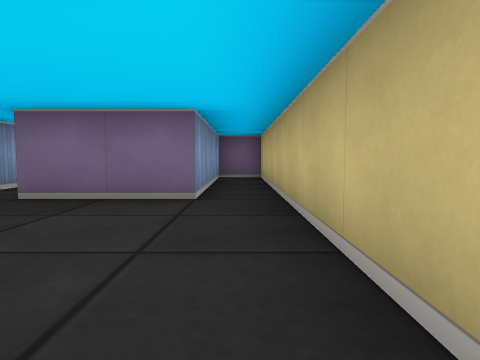
View 1 (above)

20 first-person views from a walk through a cub3D maze. The camera is about half as high as the walls, tilts 4° down and sees 75° across. The floor is counted in squares. Each view is taken from the middle of a square. On the plan, view 1 faces up. The plan holds only what a view shows up to about 9 squares ahead; the rest is blank.

View 2
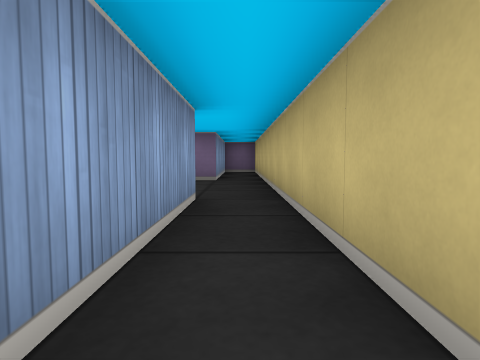

View 3
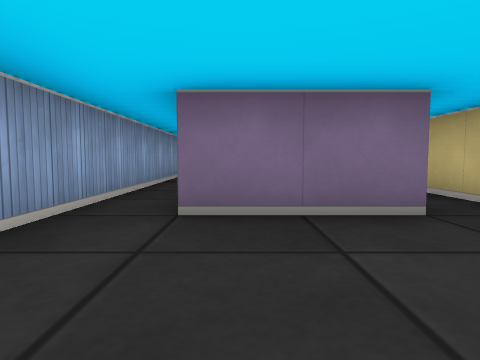

View 4
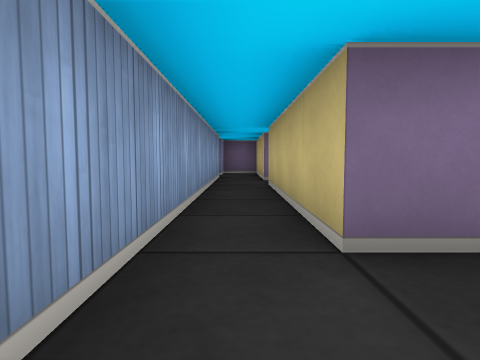

View 5
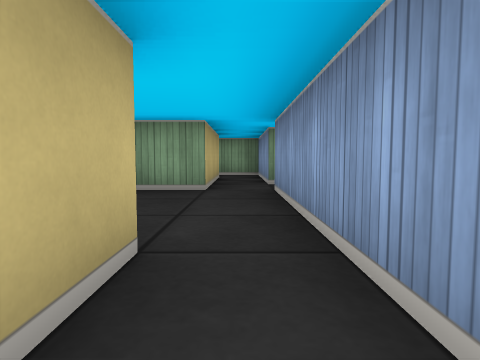

View 6
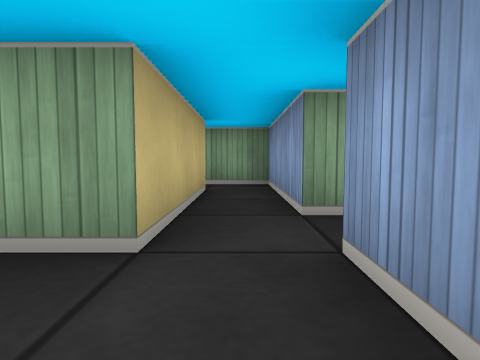

View 7
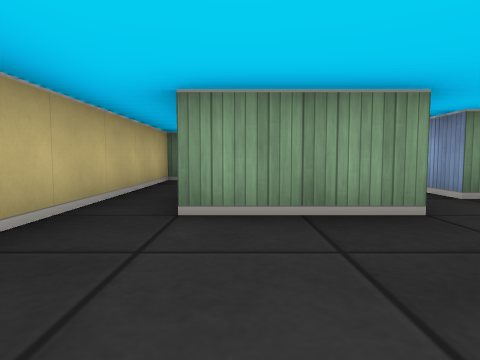

View 8
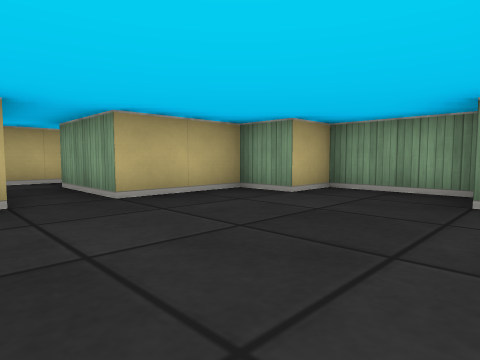

View 9
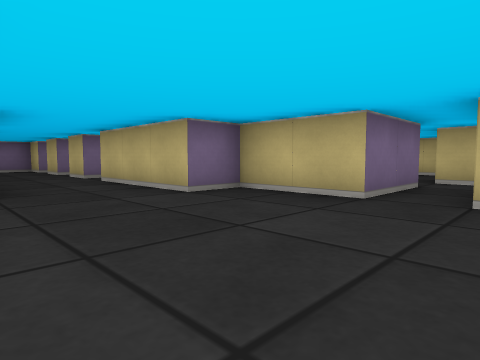

View 10
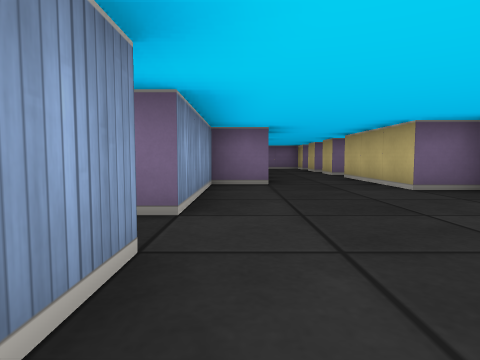

View 11
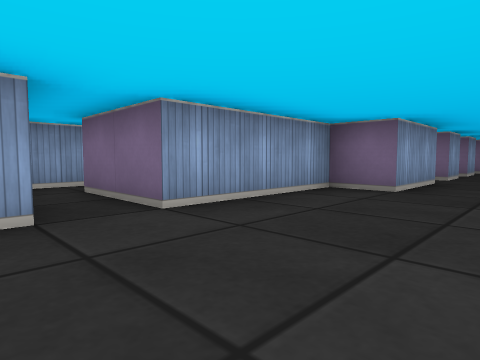

View 12
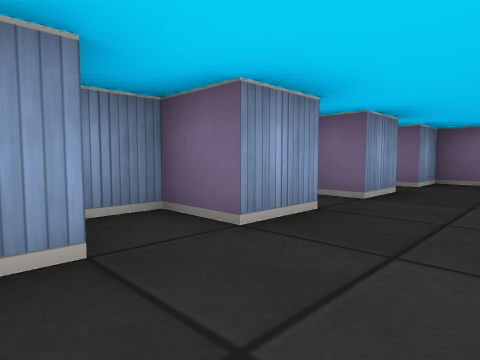

View 13
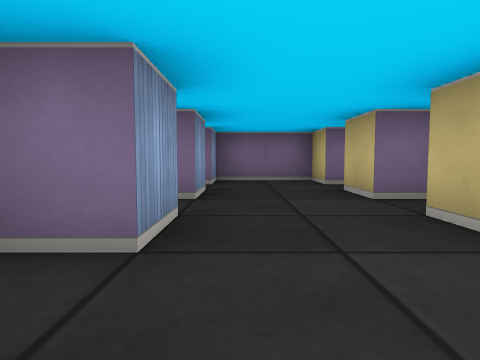

View 14
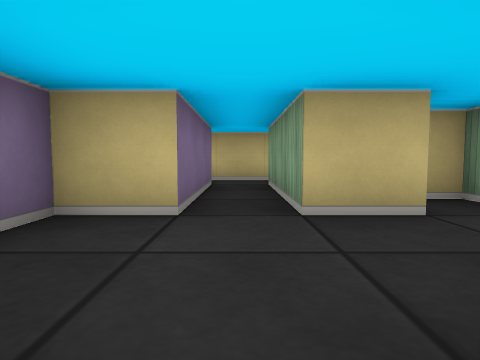

View 15
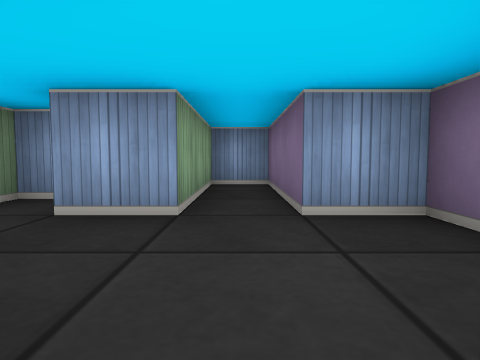

View 16
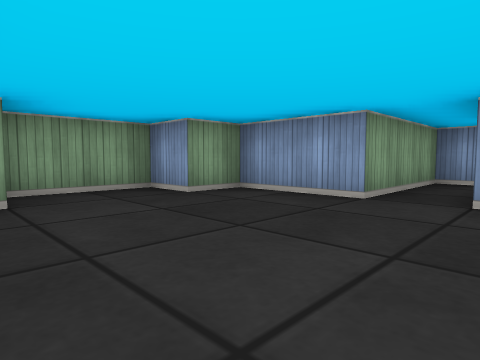

View 17
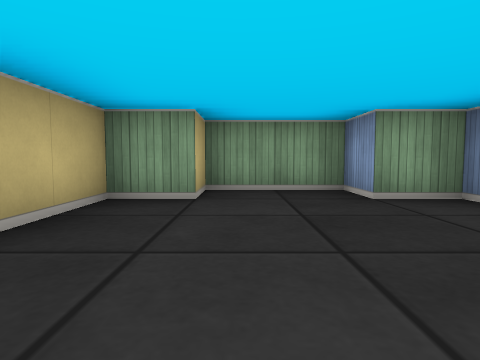

View 18
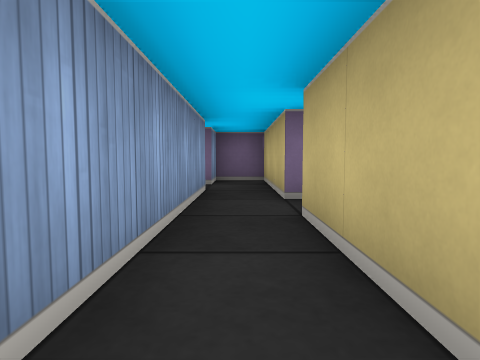

View 19
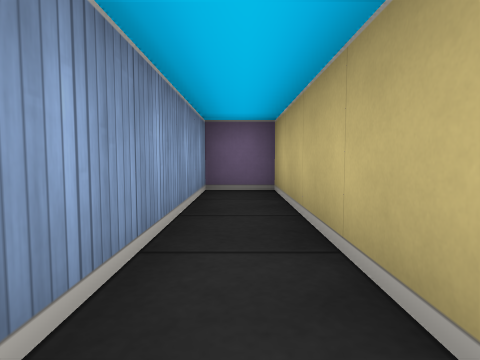

View 20
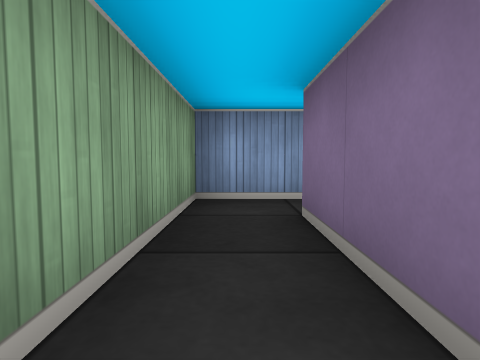

### Floor plan
Points are (right, up) in squares from view 1. A wall is a line through its corners. A room is listed if a view was taken in it or the views show most of it. See-through windows are left out.
Room 1 (views 1, 2, 3, 4, 5, 6, 7, 18, 19, 20)
walls: (-2.5, -0.5) (-2.5, 0.5) (-0.5, 0.5) (-0.5, -2.5); (-0.5, -3.5) (0.5, -3.5) (0.5, 7.5) (-0.5, 7.5) (-0.5, 3.5) (-2.5, 3.5) (-2.5, 7.5); (-3.5, 7.5) (-3.5, 0.5)
ways out: opening at (-4.5, 0) to room 2; opening at (-3, 8) to room 3; opening at (-3, -1.5) to room 5; opening at (-1.5, -3) to room 5
Room 2 (views 8, 9, 10, 11, 12, 13, 16, 17)
walls: (-9.5, -0.5) (-9.5, -2.5) (-8.5, -2.5) (-8.5, -3.5) (-6.5, -3.5) (-6.5, -2.5) (-5.5, -2.5) (-5.5, -0.5) (-3.5, -0.5); (-3.5, 0.5) (-5.5, 0.5) (-5.5, 2.5) (-6.5, 2.5) (-6.5, 5.5); (-8.5, 5.6) (-8.5, 3.5) (-9.5, 3.5) (-9.5, 0.5); (-6, 6.5) (-6.5, 6.5); (-8.5, 6.5) (-9.5, 6.5) (-9.5, 5.8)
ways out: opening at (-4.5, 0) to room 1; opening at (-7.5, 7) to room 4; opening at (-10.5, 0)
Room 3 (views 14, 15)
walls: (-6.5, 9.5) (-3.5, 9.5) (-3.5, 7.5); (-2.5, 8.5) (-2.5, 11.5) (-3.5, 11.5) (-3.5, 10.5) (-6.5, 10.5) (-6.5, 11.5) (-8.5, 11.5) (-8.5, 10.5) (-11.5, 10.5) (-11.5, 9.5) (-8.5, 9.5)
ways out: opening at (-3, 8) to room 1; opening at (-7.5, 9) to room 4
Room 4 (no view inside)
walls: (-8.5, 7.6) (-8.5, 6.5); (-9.5, 8) (-9.5, 7.5); (-8.5, 9.5) (-8.5, 8.5) (-9.1, 8.5); (-6.5, 6.5) (-6.5, 7.5); (-5.9, 8.5) (-6.5, 8.5) (-6.5, 9.5); (-5.5, 7.4) (-5.5, 8)
ways out: opening at (-7.5, 7) to room 2; opening at (-7.5, 9) to room 3
Room 5 (no view inside)
walls: (-3.5, -0.5) (-3.5, -3.5) (-0.5, -3.5); (-0.5, -2.5) (-2.5, -2.5) (-2.5, -0.5)
ways out: opening at (-3, -1.5) to room 1; opening at (-1.5, -3) to room 1

Positions as (right, up) in squares from view 1, and headings:
1: (0, 0), facing up
2: (0, -3), facing up
3: (-2, 1), facing up
4: (-3, 2), facing up
5: (-3, 5), facing down
6: (-3, 2), facing down
7: (-1, 3), facing down
8: (-9, 1), facing down-right
9: (-9, -1), facing up-right
10: (-9, -2), facing up
11: (-7, -1), facing up-left
12: (-7, 5), facing up-left
13: (-8, 5), facing up
14: (-9, 10), facing right
15: (-6, 10), facing left
16: (-6, 1), facing down-left
17: (-7, 1), facing down
18: (-3, 5), facing up
19: (0, 3), facing up
20: (0, -3), facing left
